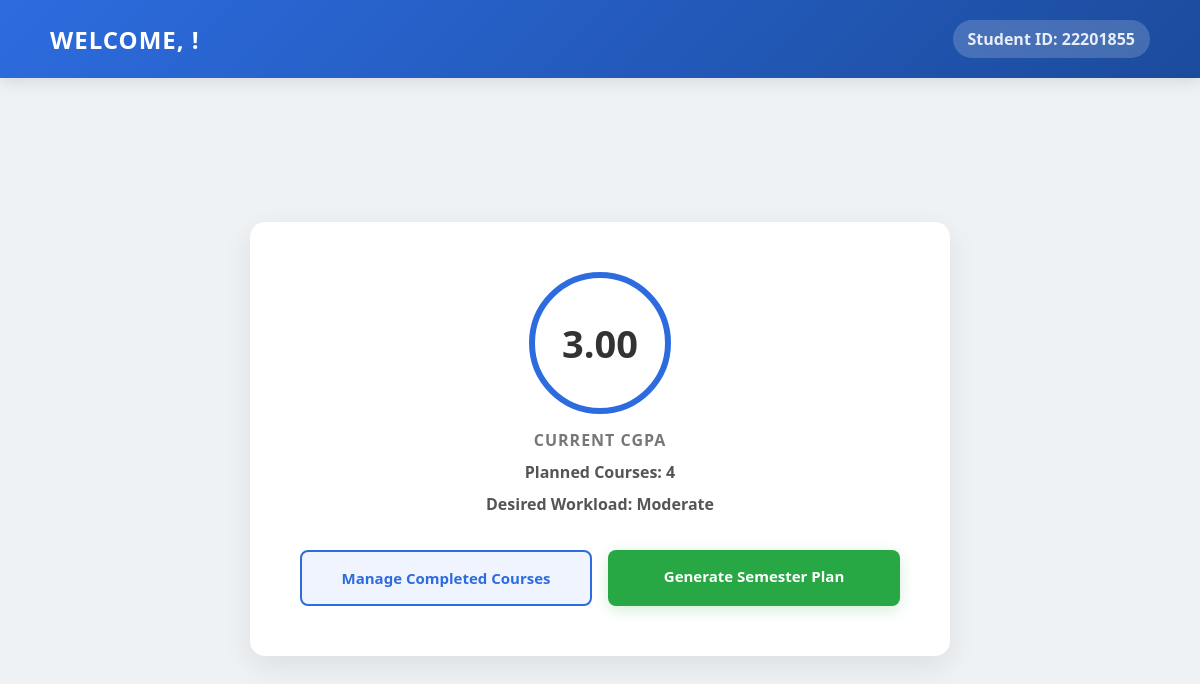
Page /smart_semester_planner/student_dashboard.php (signed in) on the committed database.
### tables this page shows
CREATE TABLE `student` (
  `id` varchar(20) NOT NULL,
  `no_of_courses` int(11) NOT NULL,
  `cgpa` decimal(3,2) NOT NULL,
  `desired_semester_load` varchar(20) NOT NULL
);

### smart_semester_planner/student_dashboard.php (the view, shortened to what this page needs)
<?php
include "DBconnect.php";
$student_name = $_SESSION['student_name'];
$student_id = mysqli_real_escape_string($conn, $_SESSION['student_id']);
$query = mysqli_query($conn, "SELECT cgpa, desired_semester_load, no_of_courses FROM STUDENT WHERE id='$student_id'");
$student_data = mysqli_fetch_assoc($query);
$cgpa = $student_data['cgpa'] ?? 'N/A';
$desired_load = $student_data['desired_semester_load'] ?? 'Moderate';
$no_of_courses = $student_data['no_of_courses'] ?? 4;
$check_courses = mysqli_query($conn, "SELECT COUNT(*) as count FROM COURSE_COMPLETED WHERE student_id='$student_id'");
$course_data = mysqli_fetch_assoc($check_courses);
$has_completed_courses = ((int)$course_data['count'] > 0);
?>
<!DOCTYPE html>
<html>
<head>
</head>
<body>
    <div class="header-banner">
        <h2>Welcome, <?php echo htmlspecialchars($student_name); ?>!</h2>
        <p>Student ID: <?php echo htmlspecialchars($student_id); ?></p>
    </div>
    <div class="main-content">
        <div class="dashboard-card">
            <div class="cgpa-container">
                <div class="cgpa-circle"><?php echo htmlspecialchars($cgpa); ?></div>
                <div class="cgpa-label">Current CGPA</div>
                <div class="load-label">Planned Courses: <?php echo htmlspecialchars($no_of_courses); ?></div>
                <div class="load-label">Desired Workload: <?php echo htmlspecialchars($desired_load); ?></div>
            </div>
            <div class="btn-container">
                <a href="choose_completed_courses.php" class="btn btn-blue">Manage Completed Courses</a>
                <?php if ($has_completed_courses): ?>
                    <a href="recommendation.php" class="btn btn-green">Generate Semester Plan</a>
                <?php else: ?>
                    <button class="btn btn-disabled" onclick="alert('You must add completed courses before generating a plan.')">Generate Semester Plan</button>
                <?php endif; ?>
            </div>
        </div>
    </div>
</body>
</html>

### smart_semester_planner/student_dashboard.php (style rules this page uses)
body { font-family: 'Segoe UI', Tahoma, Geneva, Verdana, sans-serif; background: #eef2f5; margin: 0; padding: 0; display: flex; flex-direction: column; min-height: 100vh; }
.header-banner { background: linear-gradient(135deg, #2d6cdf, #1b4b9c); color: white; padding: 20px 50px; display: flex; justify-content: space-between; align-items: center; box-shadow: 0 4px 15px rgba(0,0,0,0.1); }
.header-banner h2 { margin: 0; font-size: 24px; font-weight: 600; text-transform: uppercase; letter-spacing: 1px; }
.header-banner p { margin: 0; font-size: 16px; font-weight: bold; opacity: 0.9; background: rgba(255,255,255,0.2); padding: 8px 15px; border-radius: 20px; }
.main-content { flex-grow: 1; display: flex; justify-content: center; align-items: center; padding: 40px; }
.dashboard-card { background: white; width: 100%; max-width: 600px; padding: 50px; border-radius: 15px; box-shadow: 0 10px 30px rgba(0,0,0,0.08); text-align: center; }
.cgpa-container { margin-bottom: 35px; }
.cgpa-circle { width: 130px; height: 130px; border-radius: 50%; border: 6px solid #2d6cdf; display: flex; justify-content: center; align-items: center; font-size: 38px; font-weight: bold; color: #333; margin: 0 auto 15px auto; }
.cgpa-label { font-size: 16px; color: #777; text-transform: uppercase; font-weight: bold; letter-spacing: 1px; }
.load-label { margin-top: 10px; color: #555; font-weight: bold; }
.btn-container { display: grid; grid-template-columns: 1fr 1fr; gap: 16px; }
.btn { display: block; text-align: center; padding: 16px; border-radius: 8px; font-weight: bold; font-size: 15px; text-decoration: none; transition: all 0.3s ease; border: none; cursor: pointer; }
.btn-blue { background: #f0f4ff; color: #2d6cdf; border: 2px solid #2d6cdf; }
.btn-green { background: #28a745; color: white; box-shadow: 0 4px 15px rgba(40, 167, 69, 0.2); }

### rows in the picture
student: cgpa "3.00", no_of_courses "4", desired_semester_load "Moderate"

### other values in the picture
$student_id "22201855"
